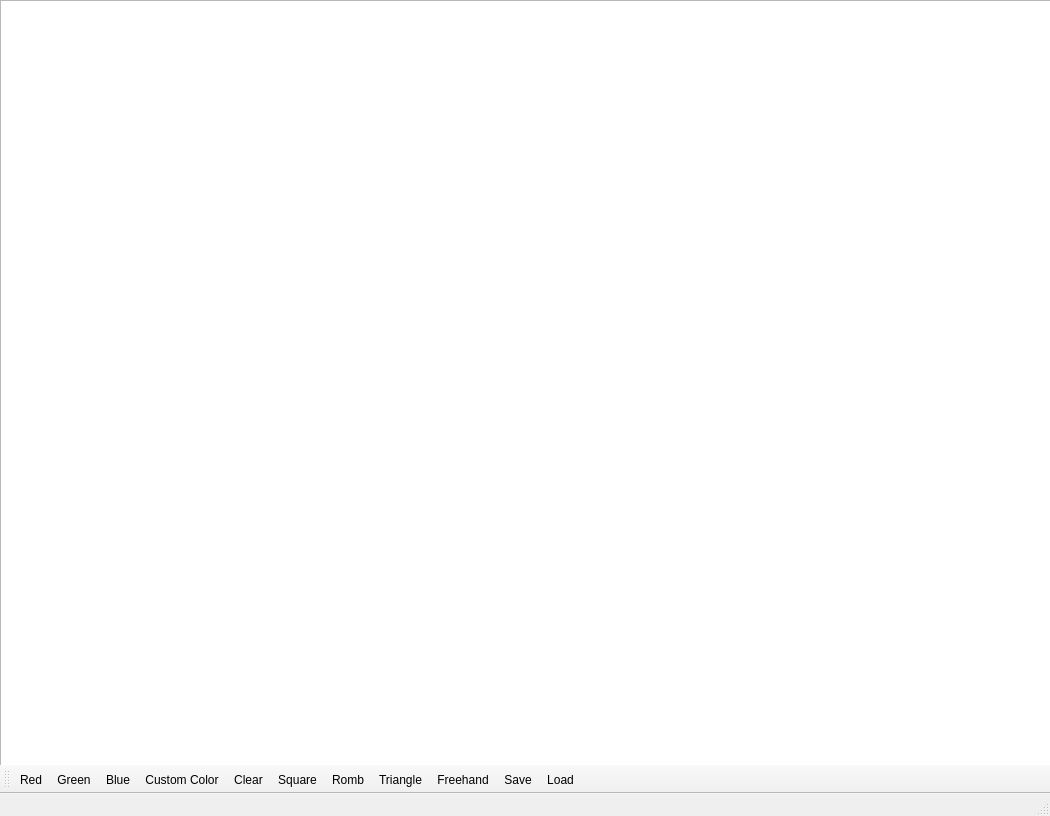
<?xml version="1.0" encoding="UTF-8"?>
<ui version="4.0">
 <class>MainWindow</class>
 <widget class="QMainWindow" name="MainWindow">
  <property name="geometry">
   <rect>
    <x>0</x>
    <y>0</y>
    <width>1050</width>
    <height>816</height>
   </rect>
  </property>
  <property name="windowTitle">
   <string>Vector Graphics Editor</string>
  </property>
  <widget class="QWidget" name="centralwidget">
   <widget class="QGraphicsView" name="graphicsView">
    <property name="geometry">
     <rect>
      <x>0</x>
      <y>0</y>
      <width>1061</width>
      <height>801</height>
     </rect>
    </property>
   </widget>
  </widget>
  <widget class="QToolBar" name="toolBar">
   <property name="windowTitle">
    <string>Tool Bar</string>
   </property>
   <property name="toolButtonStyle">
    <enum>Qt::ToolButtonStyle::ToolButtonTextBesideIcon</enum>
   </property>
   <attribute name="toolBarArea">
    <enum>BottomToolBarArea</enum>
   </attribute>
   <attribute name="toolBarBreak">
    <bool>false</bool>
   </attribute>
   <addaction name="actionRed"/>
   <addaction name="actionGreen"/>
   <addaction name="actionBlue"/>
   <addaction name="actionCustomColor"/>
   <addaction name="actionClear"/>
   <addaction name="actionSquare"/>
   <addaction name="actionRomb"/>
   <addaction name="actionTriangle"/>
   <addaction name="actionFreehand"/>
   <addaction name="actionSave"/>
   <addaction name="actionLoad"/>
  </widget>
  <widget class="QStatusBar" name="statusbar"/>
  <action name="actionRed">
   <property name="text">
    <string>Red</string>
   </property>
  </action>
  <action name="actionGreen">
   <property name="text">
    <string>Green</string>
   </property>
  </action>
  <action name="actionBlue">
   <property name="text">
    <string>Blue</string>
   </property>
  </action>
  <action name="actionClear">
   <property name="text">
    <string>Clear</string>
   </property>
  </action>
  <action name="actionCustomColor">
   <property name="text">
    <string>Custom Color</string>
   </property>
  </action>
  <action name="actionSquare">
   <property name="text">
    <string>Square</string>
   </property>
  </action>
  <action name="actionRomb">
   <property name="text">
    <string>Romb</string>
   </property>
  </action>
  <action name="actionTriangle">
   <property name="text">
    <string>Triangle</string>
   </property>
  </action>
  <action name="actionFreehand">
   <property name="text">
    <string>Freehand</string>
   </property>
  </action>
  <action name="actionSave">
   <property name="text">
    <string>Save</string>
   </property>
  </action>
  <action name="actionLoad">
   <property name="text">
    <string>Load</string>
   </property>
  </action>
 </widget>
 <resources/>
 <connections/>
</ui>
